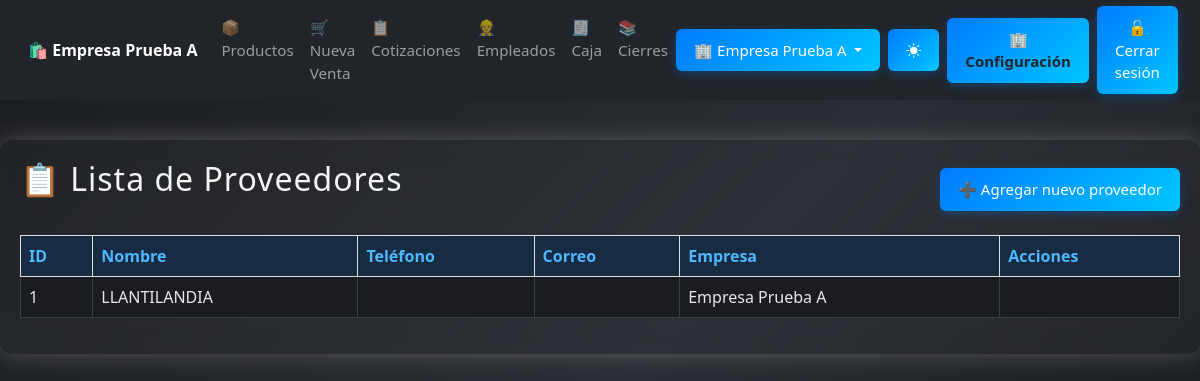
The app's page /proveedores/ (signed in) with its own data.
### core/models.py (models this page shows)
class Empresa(models.Model):
    nombre = models.CharField(max_length=150)
    rtn = models.CharField(max_length=20, blank=True, null=True)
    direccion = models.CharField(max_length=255, blank=True, null=True)
    telefono = models.CharField(max_length=20, blank=True, null=True)
    correo = models.EmailField(max_length=150, blank=True, null=True)
    activo = models.BooleanField(default=True)
    creado = models.DateTimeField(auto_now_add=True)
    def __str__(self):
        return self.nombre

### proveedores/models.py (models this page shows, shortened)
class Proveedor(models.Model):
    empresa = models.ForeignKey(
        Empresa,
        on_delete=models.PROTECT,
        related_name="proveedores"
    )
    nombre = models.CharField(max_length=200, verbose_name="Nombre/Razón Social")
    rtn = models.CharField(max_length=20, blank=True, null=True, verbose_name="RTN")
    direccion = models.TextField(blank=True)
    telefono = models.CharField(max_length=20, blank=True)
    correo = models.EmailField(blank=True)
    contacto = models.CharField(max_length=100, blank=True, help_text="Nombre del contacto principal")
    activo = models.BooleanField(default=True)
    fecha_creacion = models.DateTimeField(auto_now_add=True)
    class Meta:
        ordering = ['nombre']
        verbose_name_plural = "Proveedores"
        constraints = [
            models.UniqueConstraint(fields=['empresa', 'nombre'], name='uniq_proveedor_nombre_por_empresa'),
        ]

### proveedores/views.py (the view)
# urls.py: path('', views.lista_proveedores, name='lista_proveedores'),
@login_required
@permission_required('proveedores.view_proveedor', raise_exception=True)
def lista_proveedores(request):
    proveedores = Proveedor.objects.filter(empresa=request.empresa).order_by('nombre')
    paginator = Paginator(proveedores, 15)
    page_obj = paginator.get_page(request.GET.get('page'))
    return render(request, 'proveedores/lista.html', {'page_obj': page_obj})

### core/context_processors.py (called while the page is built)
def empresas_para_superuser(request):
    if request.user.is_authenticated and request.user.is_superuser:
        return {"empresas_selector": Empresa.objects.all().order_by("id")}
    return {"empresas_selector": []}

def empresa_config(request):
    empresa = getattr(request, "empresa", None)
    if not empresa:
        return {"empresa": None}
    config, _ = EmpresaConfig.objects.get_or_create(
        empresa=empresa,
        defaults={
            "nombre": empresa.nombre,
            "rtn": "00000000000000",
            "direccion": "Pendiente",
        }
    )
    return {"empresa": config}

def modulos_config(request):
    empresa = getattr(request, "empresa", None)
    if not empresa:
        return {"modulos": None}
    modulos, _ = ModuloConfig.objects.get_or_create(empresa=empresa)
    return {"modulos": modulos}

### proveedores/templates/proveedores/lista.html (shortened to what this page needs)
{% extends 'base.html' %}
{% block content %}
<div class="contenedor">
  <div class="d-flex justify-content-between align-items-center mb-3">
    <h2>📋 Lista de Proveedores</h2>
    <a href="{% url 'proveedores:registrar_proveedor' %}" class="btn btn-success">➕ Agregar nuevo proveedor</a>
  </div>
  <table class="table table-striped table-bordered">
    <thead class="table-light">
      <tr>
        <th>ID</th>
        <th>Nombre</th>
        <th>Teléfono</th>
        <th>Correo</th>
        <th>Empresa</th>
        <th>Acciones</th>
      </tr>
    </thead>
    <tbody>
      {% for proveedor in page_obj %}
        <tr>
          <td>{{ proveedor.id }}</td>
          <td>{{ proveedor.nombre }}</td>
          <td>{{ proveedor.telefono }}</td>
          <td>{{ proveedor.correo }}</td>
          <td>{{ proveedor.empresa }}</td>
          <td>
          </td>
        </tr>
      {% empty %}
        <tr><td colspan="6" class="text-center">No hay proveedores registrados.</td></tr>
      {% endfor %}
    </tbody>
  </table>
</div>
{% endblock %}

### core/templates/base.html (shortened to what this page needs)
<!DOCTYPE html>
<html lang="es">
<head>
  {% load static %}
  <link href="https://cdn.jsdelivr.net/npm/bootstrap@5.3.0/dist/css/bootstrap.min.css" rel="stylesheet">
  <link rel="stylesheet" href="{% static 'css/estilo_base.css' %}">
  <link href="https://cdn.jsdelivr.net/npm/bootstrap-icons@1.11.3/font/bootstrap-icons.css" rel="stylesheet">
</head>
<body>
  <nav class="navbar navbar-expand-lg navbar-dark bg-dark sticky-top" id="menu-principal">
    <div class="container-fluid">
      <a class="navbar-brand fw-bold" href="{% url 'dashboard' %}">
        🛍️ {{ request.empresa.nombre|default:"SISTEMAS FAJARDO" }}
      </a>
      <div class="collapse navbar-collapse" id="navbarNav">
        <ul class="navbar-nav me-auto">
          <li class="nav-item">
            <a class="nav-link" href="{% url 'productos:listar_productos' %}">📦 Productos</a>
          </li>
          <li class="nav-item">
            {% if modulos.mod_ventas and perms.ventas.add_venta %}
              <a class="nav-link" href="{% url 'ventas:crear_venta' %}">🛒 Nueva Venta</a>
            {% endif %}
          </li>
          <li class="nav-item">
            {% if modulos.mod_cotizaciones and perms.cotizaciones.view_cotizacion %}
              <a class="nav-link" href="{% url 'cotizaciones:lista_cotizaciones' %}">📋 Cotizaciones</a>
            {% endif %}
          </li>
          <li class="nav-item">
            {% if modulos.mod_empleados and perms.empleados.view_empleado %}
              <a class="nav-link" href="{% url 'empleados:lista_empleados' %}">👷 Empleados</a>
            {% endif %}
          </li>
        <li class="nav-item">
            {% if modulos.mod_caja and perms.caja.add_cajasesion %}
              <a class="nav-link" href="{% url 'caja:abrir_caja' %}">🧾 Caja</a>
            {% endif %}
          </li>
          <li class="nav-item">
            {% if modulos.mod_caja and perms.caja.view_cajasesion %}
            <a class="nav-link" href="{% url 'caja:historial_cajas' %}">📚 Cierres</a>
            {% endif %}
          </li>
        </ul>
        <ul class="navbar-nav ms-auto align-items-center">
                {% if user.is_authenticated and user.is_superuser %}
        <li class="nav-item dropdown me-2">
          <a class="btn btn-outline-info btn-sm dropdown-toggle"
            href="#" role="button" data-bs-toggle="dropdown" aria-expanded="false">
            🏢 {{ request.empresa.nombre|default:"Seleccionar empresa" }}
          </a>
        </li>
        {% endif %}
          <li class="nav-item me-2">
            <button id="themeToggle" class="btn btn-outline-light btn-sm" type="button">
              <i class="bi bi-brightness-high-fill" id="themeIcon"></i>
            </button>
          </li>
          {% if perms.configuracion.view_empresa %}
          <li class="nav-item me-2">
            <a href="{% url 'configuracion:configuracion_empresa' %}"
               class="btn btn-warning btn-sm fw-bold text-dark">
              🏢 Configuración
            </a>
          </li>
          {% endif %}
          {% if user.is_authenticated %}
          <li class="nav-item">
            <form action="{% url 'logout' %}" method="post" class="mb-0">
              <button type="submit" class="btn btn-danger btn-sm">
                🔓 Cerrar sesión
              </button>
            </form>
          </li>
          {% endif %}
        </ul>
      </div>
    </div>
  </nav>
  <div class="container-fluid px-0">
    {% block content %}
    {% endblock %}
  </div>
</body>
</html>

### static/css/estilo_base.css (style rules this page uses)
.contenedor { max-width: 1600px; margin: 40px auto; padding: 20px; background: rgba(124, 121, 121, 0.06); backdrop-filter: blur(12px); border-radius: 12px; box-shadow: 0 0 25px rgba(206, 199, 199, 0.3); font-family: 'Segoe UI', sans-serif; transition: all 0.4s ease; box-sizing: border-box; }
h2, h3 { text-align: center; color: #f5f5f5; margin-bottom: 20px; letter-spacing: 1px; transition: color 0.3s ease; }
button, .btn { background: linear-gradient(135deg, #007bff, #00c6ff); color: white; padding: 12px 20px; border: none; border-radius: 6px; font-size: 16px; cursor: pointer; transition: all 0.3s ease; box-shadow: 0 3px 10px rgba(0, 123, 255, 0.3); }
body { background: linear-gradient(135deg, #1a1c1f, #2a2d33, #141619); background-attachment: fixed; color: #f1f1f1; transition: all 0.4s ease; }
@media (max-width: 1200px) { .btn { font-size: 15px; padding: 10px 18px; } }
.navbar, .container, .btn, .contenedor, .form-row, .productos-box { transition: all 0.3s ease; }
.navbar { padding: 0.4rem 1rem !important; }
.navbar-brand { font-size: 1rem; white-space: nowrap; }
.navbar-nav .nav-link { font-size: 0.95rem; padding: 6px 10px; }
html, body { height: 100%; min-height: 100vh; margin: 0; padding: 0; display: flex; flex-direction: column; }
:root { --radius: 6px; }
body:not(.light-mode) { --bs-body-bg: #1b1e22; --bs-body-color: #e8e8e8; --bs-border-color: #3b3f45; --bs-primary-bg-subtle: #172b42; --bs-primary-text: #4db8ff; --bs-card-bg: #22262b; --bs-table-bg: #262b31; --bs-table-striped-bg: #2c3238; --bs-table-hover-bg: #333a42; --bs-warning-bg: #5c4d00; --bs-danger-bg: #5c1f1f; }
body, html { background-color: var(--bs-body-bg) !important; color: var(--bs-body-color) !important; }
.table { background-color: var(--bs-table-bg) !important; color: var(--bs-body-color) !important; }
.table thead th { background-color: var(--bs-primary-bg-subtle) !important; color: var(--bs-primary-text) !important; }
.table-striped > tbody > tr:nth-of-type(odd) { background-color: var(--bs-table-striped-bg) !important; }
.btn { border-radius: var(--radius); }

### records on screen
Empresa: empresa.nombre "Empresa Prueba A"
Proveedor: id "1", nombre "LLANTILANDIA", empresa "Empresa Prueba A"
